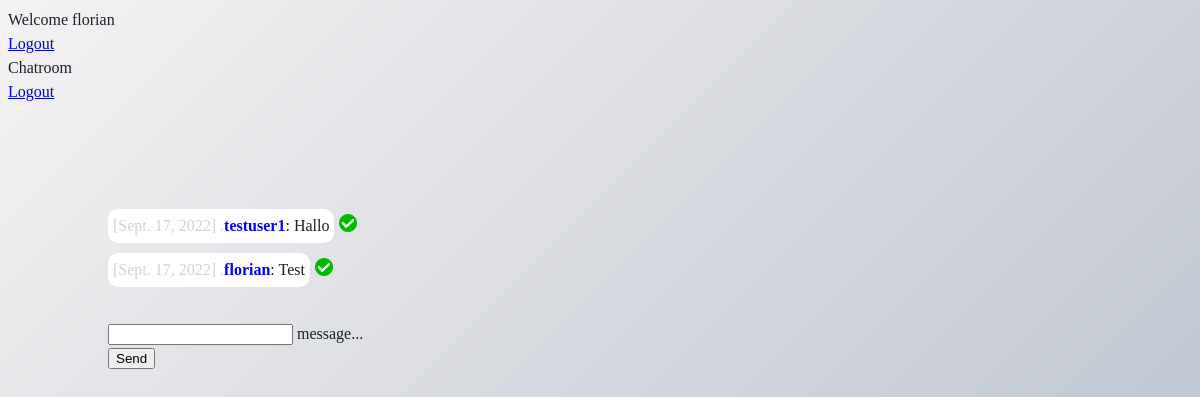
Page /chat/ (signed in) on the committed database.
### chat/models.py (models this page shows)
class Message(models.Model):
    text = models.CharField(max_length=500)
    chreated_at = models.DateField(default=date.today)
    chat = models.ForeignKey(Chat, on_delete=models.CASCADE, related_name='chat_message_set', default=None, blank=True, null=True) # Die letzten 3: Standartwert ist nichts, wir dürfen nichts reingeben und die Datenbank akzeptiert nichts.
    author = models.ForeignKey(settings.AUTH_USER_MODEL, on_delete=models.CASCADE, related_name='author_message_set')
    receiver = models.ForeignKey(settings.AUTH_USER_MODEL, on_delete=models.CASCADE, related_name='receiver_message_set')

### chat/views.py (the view)
# urls.py: path('chat/', index),
@login_required(login_url='/login/')
def index(request):
    if request.method == 'POST':
        myChat = Chat.objects.get(id=1)
        new_message = Message.objects.create(text=request.POST['textmessage'], chat = myChat, author = request.user, receiver = request.user)
        serializers_obj = serializers.serialize('json', [new_message])
        return JsonResponse(serializers_obj[1:-1], safe=False)
    chatMessages = Message.objects.filter(chat__id=1)
    return render(request, 'chat/index.html', {'messages': chatMessages})

### chat/templates/chat/index.html (shortened to what this page needs)
{% extends "base.html" %}
{% block content %}
{% if request.user.is_authenticated %}
<div id="messageContainer">
    {% for message in messages %}
    <div class="box">
        <div class="message-bubble">
            <span style="color: lightgray">[{{message.chreated_at}}]     .</span> <b style="color: blue;">{{message.author}}</b>: {{ message.text }}
        </div>
        <div>
            <img src="/static/img/check(1).png">
        </div>
    </div>
    {% endfor %}
</div>
<form onsubmit="sendMessage(); return false;" method="post" style="margin-top: 30px;">
    <div class="mdl-textfield mdl-js-textfield mdl-textfield--floating-label">
        <input required name="textmessage" class="mdl-textfield__input" type="text" id="messageField">
        <label class="mdl-textfield__label" for="messageField">message...</label>
    </div>
    <button onclick="clear()"
        class="mdl-button mdl-js-button mdl-button--raised mdl-js-ripple-effect mdl-button--accent">
        Send
    </button>
</form>
{% else %}
<h2>Nicht eingeloggt</h2>
<p>Bitte logge dich <a href="/login/">hier</a> ein.</p>
{% endif %}
{% endblock %}

### templates/base.html (shortened to what this page needs)
<!DOCTYPE html>
<html lang="en">
<head>
    <link rel="stylesheet" href="https://code.getmdl.io/1.3.0/material.indigo-pink.min.css">
    {% load static %}
    <link rel="stylesheet" href="{% static 'css/styles.css' %}">
</head>
<body>
    <div class="mdl-layout mdl-js-layout mdl-layout--fixed-header">
        <header class="mdl-layout__header">
            <div class="mdl-layout__header-row">
                <span class="mdl-layout-title">
                    {% if request.user.is_authenticated %}
                    Welcome {{request.user}}
                    {% else %}
                    Welcome! Please log in.
                    {% endif %}
                </span>
                <nav class="mdl-navigation mdl-layout--large-screen-only">
                    {% if request.user.is_authenticated %}
                    <a class="mdl-navigation__link" href="/logout">Logout</a>
                    {% endif %}
                </nav>
            </div>
        </header>
        <div class="mdl-layout__drawer">
            <span class="mdl-layout-title">Chatroom</span>
            <nav class="mdl-navigation">
                {% if request.user.is_authenticated %}
                <a class="mdl-navigation__link" href="/logout">Logout</a>
                {% endif %}
            </nav>
        </div>
        <main class="mdl-layout__content">
            <div class="page-content">
                {% block content %}
                {% endblock %}
            </div>
        </main>
    </div>
</body>
</html>

### static/css/styles.css (style rules this page uses)
.page-content { padding: 100px 100px; }
.message-bubble { display: flex; padding: 5px; margin-top: 5px; margin-bottom: 5px; width: fit-content; border-radius: 10px; background-color: white; }
html { line-height: 1.5; font-weight: 300; color: #192229; background: linear-gradient(135deg, #F4F2F3, #BFC6D0); }
.box { display: flex; align-items: center; }
.box img { width: 18px; margin-left: 5px; }

### rows in the picture
Message: chreated_at "Sept. 17, 2022", author "testuser1", text "Hallo"
Message: chreated_at "Sept. 17, 2022", author "florian", text "Test"

### other values in the picture
{{ request.user }} "florian"
